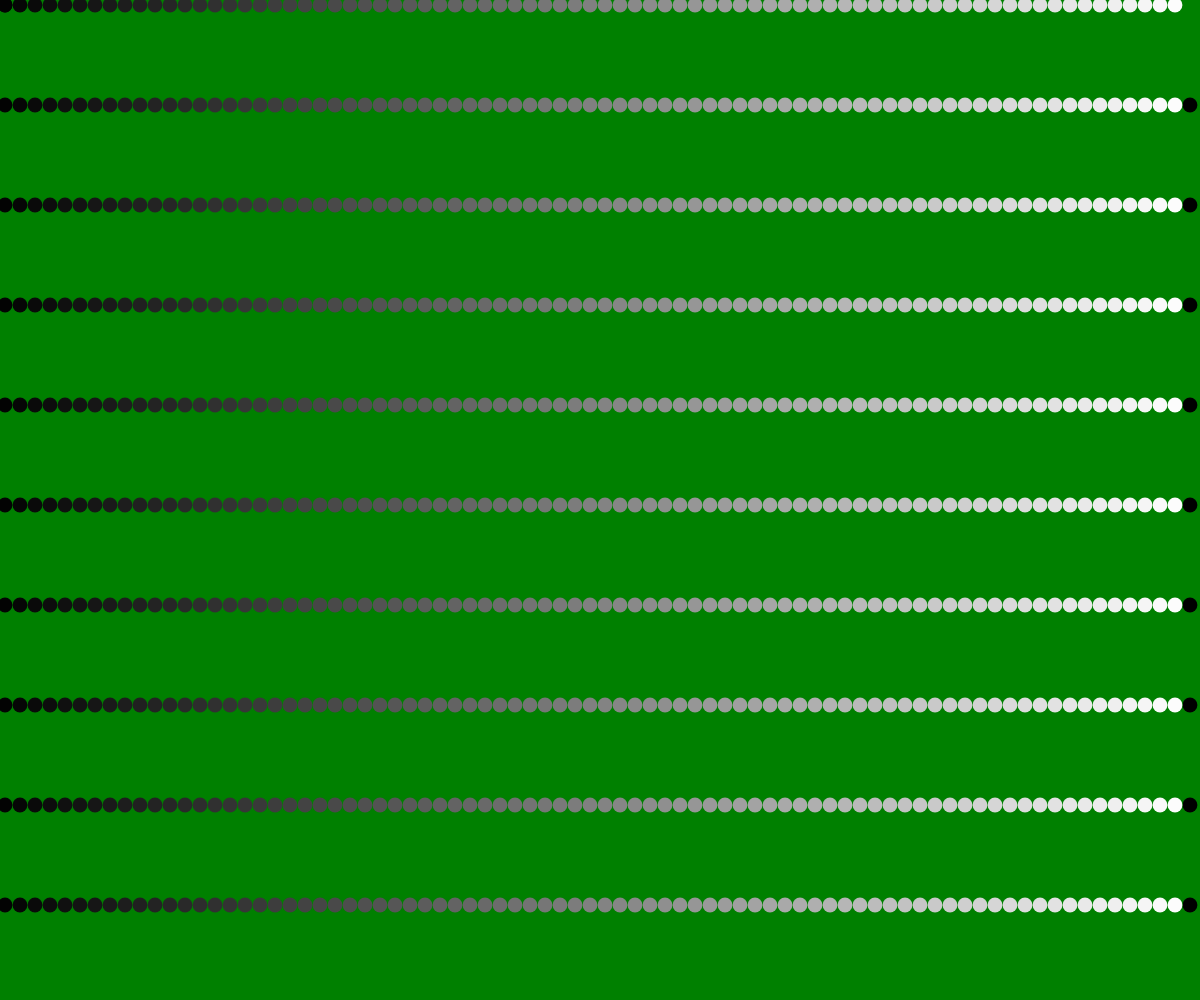
Frame 1 (no input)
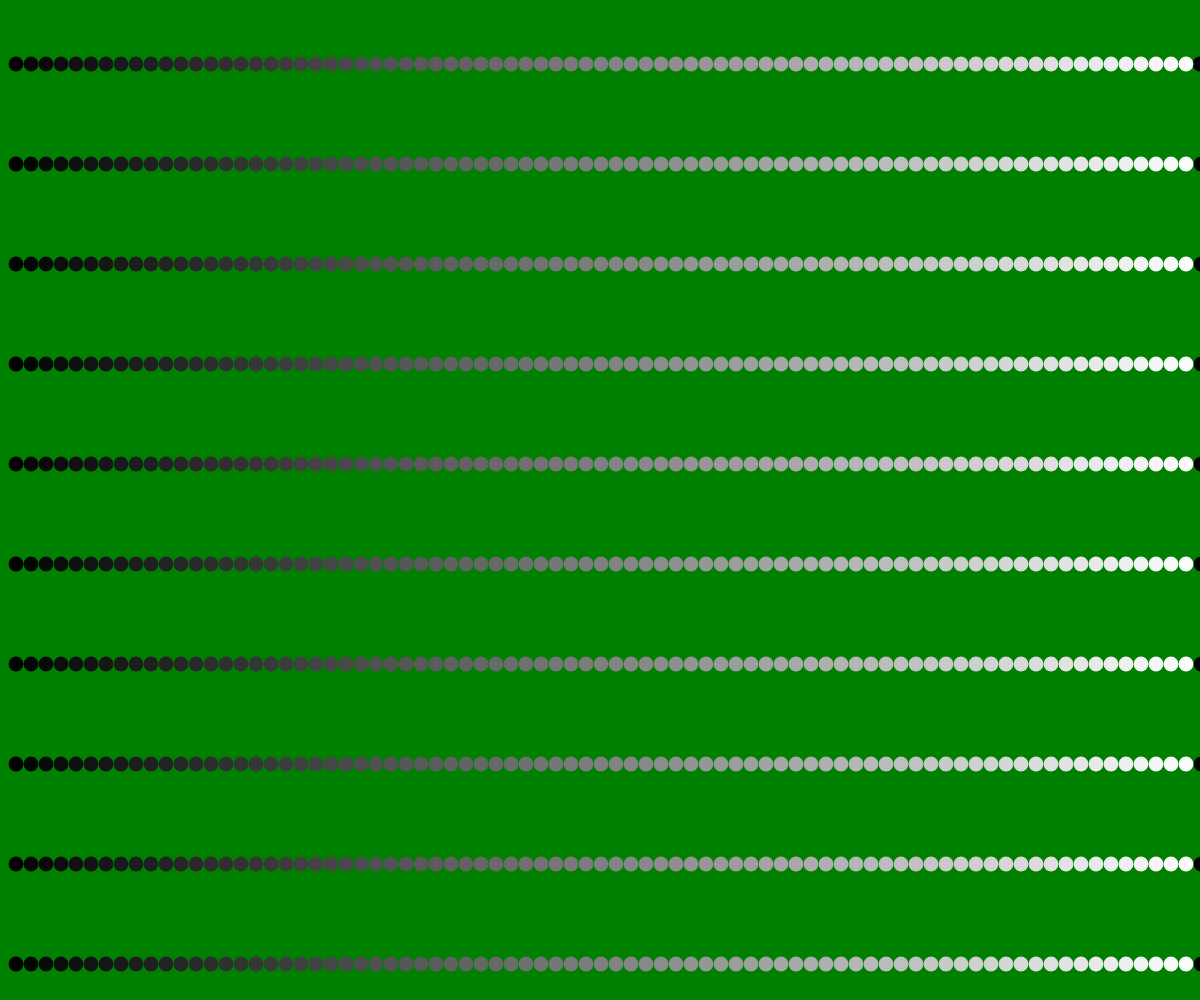
Frame 60 (no input)
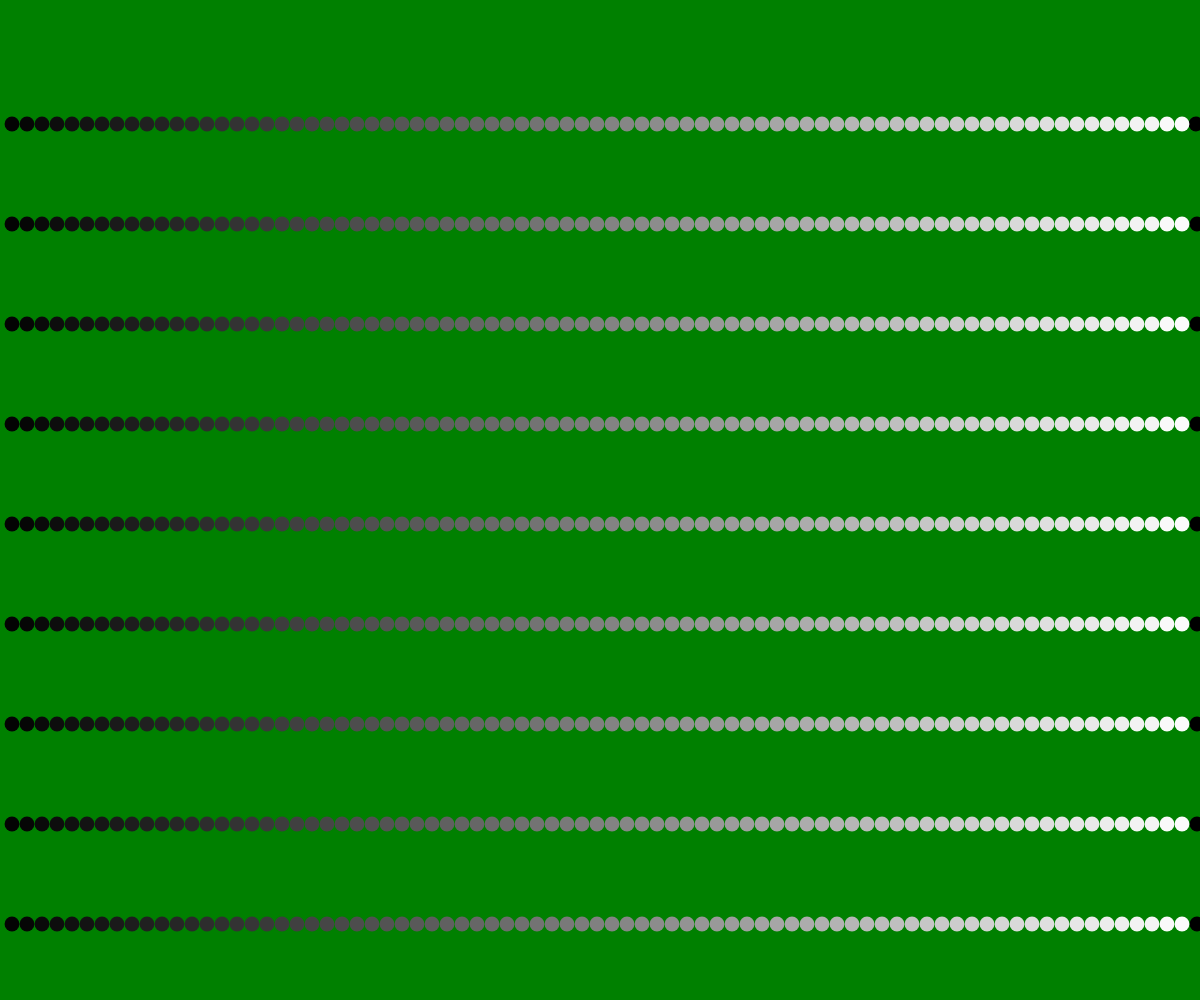
Frame 120 (the mouse pressed at the canvas centre since frame 60)

The p5.js sketch that drew these frames (run headless with seeded random() and noise() and a simulated clock; from frame 60 on, the mouse is pressed at the canvas centre):

// p5.js sketch
// ── sketch.js
// createCanvas window width/height run setup function
function setup() {
	createCanvas(windowWidth, windowHeight);
  //set noStroke for function
	noStroke();
}

//define variables
pos_x = 0
pos_y = 0
let d = 10
let r = 5
let i = 0
let k = 0

//run draw function; set d for ellipse diameter to make 80 ellipses with for loop
function draw() {
  let d = width/81
	background("green");
  //1st row of ellipses
	for (let i = 0; i < 80; i++) {
    //fill to scale white to grey over ellipses
    fill((255/80*i));
		ellipse(pos_x+r, pos_y+r, d);
    //shift ellipses on x axis with k variable increasing every frame
    pos_x = width/80*i+k;
  }
//2nd row of 80 ellipses
  for (let i = 0; i < 80; i++) {
    fill((255/80*i));
    ellipse(pos_x+r, pos_y+r+1/10*height, d);
    pos_x = width/80*i+k;
  }
//3rd row of ellipses
  for (let i = 0; i < 80; i++) {
    fill((255/80*i));
    ellipse(pos_x+r, pos_y+r+2/10*height, d);
    pos_x = width/80*i+k;
  }
//4th row of ellipses
  for (let i = 0; i < 80; i++) {
    fill((255/80*i));
    ellipse(pos_x+r, pos_y+r+3/10*height, d);
    pos_x = width/80*i+k;
  }
//5th row of ellipses
  for (let i = 0; i < 80; i++) {
    fill((255/80*i));
    ellipse(pos_x+r, pos_y+r+4/10*height, d);
    pos_x = width/80*i+k;
  }
//6th row of ellipses
  for (let i = 0; i < 80; i++) {
    fill((255/80*i));
    ellipse(pos_x+r, pos_y+r+5/10*height, d);
    pos_x = width/80*i+k;
  }
//7th row of ellipses
  for (let i = 0; i < 80; i++) {
    fill((255/80*i));
    ellipse(pos_x+r, pos_y+r+6/10*height, d);
    pos_x = width/80*i+k;
  }
//8th row of ellipses
  for (let i = 0; i < 80; i++) {
    fill((255/80*i));
    ellipse(pos_x+r, pos_y+r+7/10*height, d);
    pos_x = width/80*i+k;
  }
//9th row of ellipses
  for (let i = 0; i < 80; i++) {
    fill((255/80*i));
    ellipse(pos_x+r, pos_y+r+8/10*height, d);
    pos_x = width/80*i+k;
  }
//10th row of ellipses
  for (let i = 0; i < 80; i++) {
    fill((255/80*i));
    ellipse(pos_x+r, pos_y+r+9/10*height, d);
    pos_x = width/80*i+k;
  }
//increases pos_y +1 every frame and reset to 0 when it is greater than windowHeight
    pos_y++;
    if (pos_y > height) {
      pos_y = 0;
	}
  //increases k variable by +1 every frame up to 15 and resets; added to pos_x to make ellipses move 15 pixels to the right and reset to 0 
  k++;
  if (k > 15) {
    k = 0
  }
}
